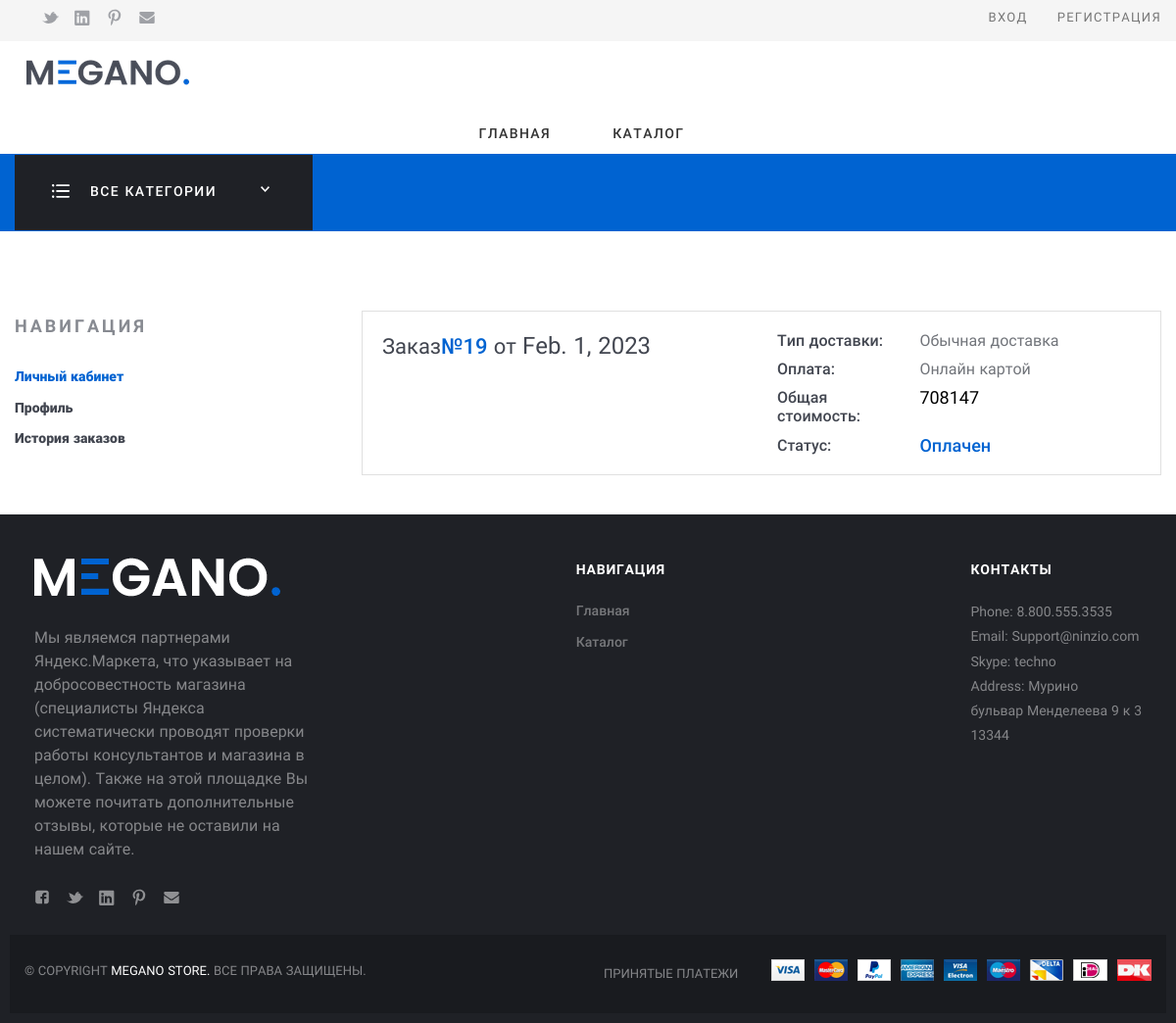
Page /profile/history on the earlier database version.
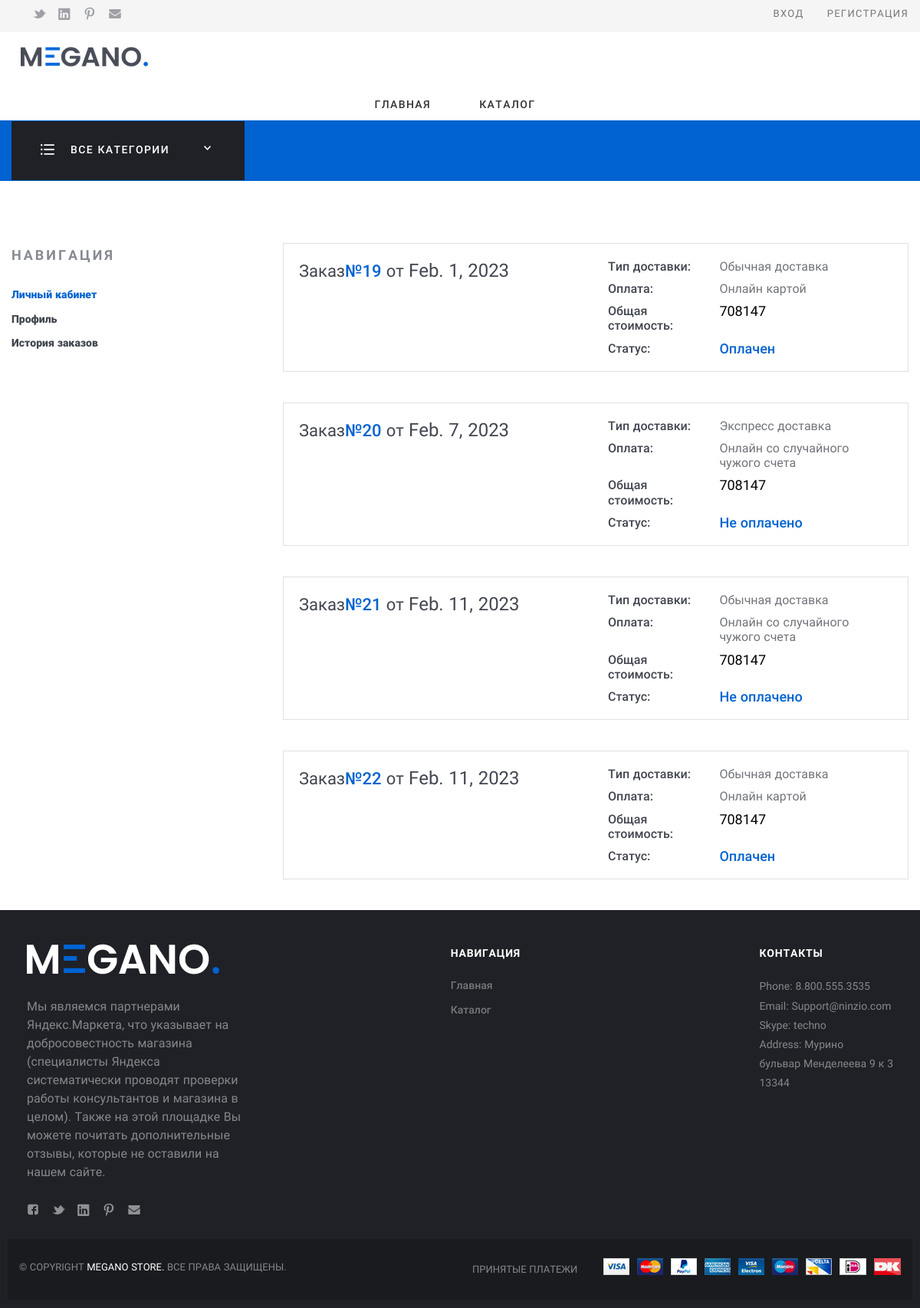
Same page on the later database version.
### app_users/models.py (models this page shows)
class History(models.Model):
    number_history = models.IntegerField(default=1, name='id истории')
    user = models.ForeignKey('Profile', on_delete=models.CASCADE, related_name='profile', verbose_name='Пользователь')
    prods = models.ManyToManyField(Product, blank=True, related_name='prod', verbose_name='Продукты')
    total_price = models.IntegerField(default=0, blank=True, verbose_name='Общая стоимость')
    type_of_delivery = models.CharField(max_length=32, verbose_name='Тип доставки')
    type_of_pay = models.CharField(max_length=64, verbose_name='Тип оплаты')
    status = models.CharField(max_length=16, verbose_name='Статус оплаты')
    error = models.CharField(max_length=256, blank=True, verbose_name='Ошибка')
    pub_date = models.DateField(auto_now_add=True)

### app_users/views.py (the view)
# urls.py: path('profile/history', HistoryList.as_view(), name='history_list'),
class HistoryList(View):
    def get(self, request):
        try:
            history_list = History.objects.all()
        except Exception:
            history_list = False
        category = Category.objects.all()
        return render(request, 'historyorder.html',
                      context={'history_list': history_list,
                               'category': category})

### app_users/templates/historyorder.html (shortened to what this page needs)
{% load static %}
<!DOCTYPE html>
<html lang="ru">
<head>
    <link rel="stylesheet" href="{% static 'assets/css/fonts.css'%}">
    <link rel="stylesheet" href="{% static 'assets/css/basic.css'%}">
    <link rel="stylesheet" href="{% static 'assets/css/extra.css'%}">
</head>
<body class="Site">
<header class="Header">
    <div class="ControlPanel">
        <div class="wrap">
            <div class="row ControlPanel-row">
                <div class="row-block">
                    <div class="row ControlPanel-rowSplit">
                        <div class="row-block hide_700">
                            <ul class="menu menu_img menu_smallImg ControlPanel-menu">
                                <li class="menu-item"><a class="menu-link" href="#"><img
                                        src="{% static 'assets/img/icons/socialHeader/tw.svg'%}" alt="tw.svg"/></a>
                                </li>
                                <li class="menu-item"><a class="menu-link" href="#"><img
                                        src="{% static 'assets/img/icons/socialHeader/in.svg'%}" alt="in.svg"/></a>
                                </li>
                                <li class="menu-item"><a class="menu-link" href="#"><img
                                        src="{% static 'assets/img/icons/socialHeader/pt.svg'%}" alt="pt.svg"/></a>
                                </li>
                                <li class="menu-item"><a class="menu-link" href="#"><img
                                        src="{% static 'assets/img/icons/socialHeader/mail.svg'%}" alt="mail.svg"/></a>
                                </li>
                            </ul>
                        </div>
                    </div>
                </div>
                <nav class="row-block">
                    <div class="row ControlPanel-rowSplit">
                        {% if not request.user.is_authenticated %}
                        <div class="row-block"><a class="ControlPanel-title" href="{%url 'login'%}">Вход</a>
                            <a class="ControlPanel-title" href="{%url 'register'%}">Регистрация</a>
                        </div>
                        {%endif%}
                    </div>
                </nav>
            </div>
        </div>
    </div>
    <div class="wrap">
        <div class="row Header-rowMain">
            <div class="row-block Header-logo"><a class="logo" href="{%url 'homepage'%}"><img
                    class="logo-image"
                    src="{% static 'assets/img/logo.png'%}"
                    alt="logo.png"/></a>
            </div>
            <nav class="row-block row-block_right Header-menu">
                <div class="menuModal" id="navigate">
                    <ul class="menu menu_main">
                        <li class="menu-item"><a class="menu-link" href="{%url 'homepage'%}">Главная</a>
                        </li>
                        <li class="menu-item"><a class="menu-link" href="{%url 'catalog'%}">Каталог</a>
                        </li>
                    </ul>
                </div>
            </nav>
        </div>
    </div>
    <div class="Header-searchWrap">
        <div class="wrap">
            <div class="Header-categories">
                <div class="CategoriesButton">
                    <div class="CategoriesButton-title">
                        <div class="CategoriesButton-icon"><img src="{% static 'assets/img/icons/allDep.svg' %}"
                                                                alt="allDep.svg"/>
                        </div>
                        <span class="CategoriesButton-text">Все категории</span>
                        <div class="CategoriesButton-arrow">
                        </div>
                    </div>
                </div>
            </div>
        </div>
    </div>
</header>
<div class="Middle Middle_top">
    <div class="Section Section_column Section_columnLeft">
        <div class="wrap">
            <div class="Section-column">
                <div class="Section-columnSection">
                    <header class="Section-header">
                        <strong class="Section-title">Навигация
                        </strong>
                    </header>
                    <div class="Section-columnContent">
                        <div class="NavigateProfile">
                            <ul class="menu menu_vt">
                                <li class="menu-item_ACTIVE menu-item"><a class="menu-link"
                                                                          href="{%url 'user_detail'%}">Личный
                                    кабинет</a>
                                </li>
                                <li class="menu-item"><a class="menu-link" href="{%url 'user_edit'%}">Профиль</a>
                                </li>
                                <li class="menu-item"><a class="menu-link" href="{%url 'history'%}">История
                                    заказов</a>
                                </li>
                            </ul>
                        </div>
                    </div>
                </div>
            </div>
            <div class="Section-content">
                <div class="Orders">
                    {%if history_list%}
                    {%for history in history_list%}
                    <div class="Order Order_anons">
                        <div class="Order-personal">
                            <div class="row">
                                <div class="row-block"><a class="Order-title"
                                                          href="{%url 'history_detail' history.pk%}">Заказ<span
                                        class="Order-numberOrder">№{{history.id}}</span>&#32;от&#32;<span
                                        class="Order-dateOrder">{{history.pub_date}}</span></a>
                                </div>
                                <div class="row-block">
                                    <div class="Order-info Order-info_delivery">
                                        <div class="Order-infoType">Тип доставки:
                                        </div>
                                        <div class="Order-infoContent">{{history.type_of_delivery}}
                                        </div>
                                    </div>
                                    <div class="Order-info Order-info_pay">
                                        <div class="Order-infoType">Оплата:
                                        </div>
                                        <div class="Order-infoContent">{{history.type_of_pay}}
                                        </div>
                                    </div>
                                    <div class="Order-info">
                                        <div class="Order-infoType">Общая стоимость:
                                        </div>
                                        <div class="Order-infoContent"><span
                                                class="Order-price">{{history.total_price}}</span>
                                        </div>
                                    </div>
                                    <div class="Order-info Order-info_status">
                                        <div class="Order-infoType">Статус:
                                        </div>
                                        <div class="Order-infoContent">{{history.status}}
                                        </div>
                                    </div>
                                </div>
                            </div>
                        </div>
                    </div>
                    {%endfor%}
                    {%else%}
                    <h2>Вы пока что не делали заказы</h2>
                    {%endif%}
                </div>
            </div>
        </div>
    </div>
</div>
<footer class="Footer">
    <div class="wrap">
        <div class="row Footer-main">
            <div class="row-block"><a class="logo Footer-logo" href="{%url 'homepage' %}"><img class="logo-image"
                                                                                                      src="{% static 'assets/img/logo_footer.png'%}"
                                                                                                      alt="logo_footer.png"/></a>
                <p>Мы являемся партнерами Яндекс.Маркета, что указывает на добросовестность магазина (специалисты
                    Яндекса систематически проводят проверки работы консультантов и магазина в целом). Также на этой
                    площадке Вы можете почитать дополнительные отзывы, которые не оставили на нашем сайте.
                </p>
                <ul class="menu menu_img menu_smallImg Footer-menuSoc">
                    <li class="menu-item"><a class="menu-link" href="#"><img
                            src="{% static 'assets/img/icons/socialFooter/fb.svg'%}" alt="fb.svg"/></a>
                    </li>
                    <li class="menu-item"><a class="menu-link" href="#"><img
                            src="{% static 'assets/img/icons/socialFooter/tw.svg'%}" alt="tw.svg"/></a>
                    </li>
                    <li class="menu-item"><a class="menu-link" href="#"><img
                            src="{% static 'assets/img/icons/socialFooter/in.svg'%}" alt="in.svg"/></a>
                    </li>
                    <li class="menu-item"><a class="menu-link" href="#"><img
                            src="{% static 'assets/img/icons/socialFooter/pt.svg'%}" alt="pt.svg"/></a>
                    </li>
                    <li class="menu-item"><a class="menu-link" href="#"><img
                            src="{% static 'assets/img/icons/socialFooter/mail.svg'%}" alt="mail.svg"/></a>
                    </li>
                </ul>
            </div>
            <div class="row-block">
                <strong class="Footer-title">Навигация
                </strong>
                <ul class="menu menu_vt Footer-menu">
                    <li class="menu-item"><a class="menu-link" href="{%url 'homepage' %}">Главная</a>
                    </li>
                    <li class="menu-item"><a class="menu-link" href="{%url 'catalog' %}">Каталог</a>
                    </li>
                </ul>
            </div>
            <div class="row-block">
                <strong class="Footer-title">Контакты
                </strong>
                <p>Phone: 8.800.555.3535<br>Email: Support@ninzio.com<br>Skype: techno<br>Address: Мурино<br>бульвар
                    Менделеева 9 к 3<br>13344
                </p>
            </div>
        </div>
    </div>
    <div class="Footer-copy">
        <div class="wrap">
            <div class="row row_space">
                <div class="row-block">© Copyright&#32;<a href="#">Megano Store.</a>&#32;Все права защищены.
                </div>
                <div class="row-block"><span>Принятые платежи</span>
                    <div class="Footer-payments">
                        <div><img src="{% static 'assets/img/payments/visa.png'%}" alt="visa.png"/>
                        </div>
                        <div><img src="{% static 'assets/img/payments/mastercard.png'%}" alt="mastercard.png"/>
                        </div>
                        <div><img src="{% static 'assets/img/payments/paypal.png'%}" alt="paypal.png"/>
                        </div>
                        <div><img src="{% static 'assets/img/payments/american.png'%}" alt="american.png"/>
                        </div>
                        <div><img src="{% static 'assets/img/payments/electron.png'%}" alt="electron.png"/>
                        </div>
                        <div><img src="{% static 'assets/img/payments/maestro.png'%}" alt="maestro.png"/>
                        </div>
                        <div><img src="{% static 'assets/img/payments/delta.png'%}" alt="delta.png"/>
                        </div>
                        <div><img src="{% static 'assets/img/payments/e.png'%}" alt="e.png"/>
                        </div>
                        <div><img src="{% static 'assets/img/payments/dk.png'%}" alt="dk.png"/>
                        </div>
                    </div>
                </div>
            </div>
        </div>
    </div>
</footer>
</body>
</html>

Differences in the rows shown:
added History: id "20", pub_date "Feb. 7, 2023", type_of_delivery "Экспресс доставка", type_of_pay "Онлайн со случайного чужого счета", total_price "708147", status "Не оплачено"
added History: id "21", pub_date "Feb. 11, 2023", type_of_delivery "Обычная доставка", type_of_pay "Онлайн со случайного чужого счета", total_price "708147", status "Не оплачено"
added History: id "22", pub_date "Feb. 11, 2023", type_of_delivery "Обычная доставка", type_of_pay "Онлайн картой", total_price "708147", status "Оплачен"
